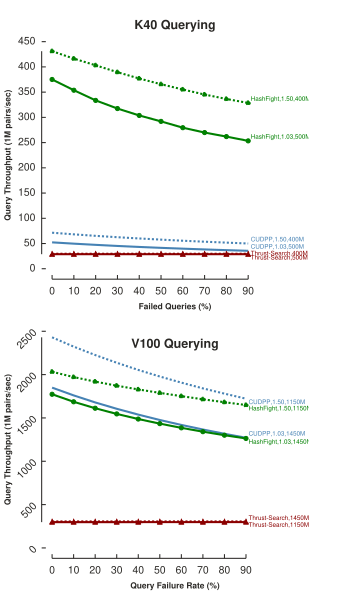

Here is the Python script that generated this plot:
# coding: utf-8

# In[19]:

import numpy as np
import sys
import pandas as pd
import numpy
import itertools
import toyplot
import toyplot.pdf
#get_ipython().run_line_magic('matplotlib', 'inline')


filename = sys.argv[1]
col_0_name = "numPairs"
y_label_0 = "Insertion Throughput (billions pairs/sec)"
x_label_0 = "Load Factor"
title_0 = "K40, "
y_label_1 = "Query Throughput (billions pairs/sec)"
x_label_1 = "Load Factor"
title_1 = "K40 Querying"


df = pd.read_csv(filename, header=None, names=['numPairs0', 'hfInsert00', 'hfQuery00', 'cuInsert00', 'cuQuery00', 'thSort00', 'thSearch00', 'hfInsert01', 'hfQuery01', 'cuInsert01', 'cuQuery01', 'thSort01', 'thSearch01', 'hfInsert10', 'hfQuery10', 'cuInsert10', 'cuQuery10', 'thSort10', 'thSearch10', 'hfInsert11', 'hfQuery11', 'cuInsert11', 'cuQuery11', 'thSort11', 'thSearch11'])

df['numPairs0'] = df.numPairs0*100

df['hfQuery00'] = 1450000000/df.hfQuery00
df['cuQuery00'] = 1450000000/df.cuQuery00
df['thSearch00'] = 1450000000/df.thSearch00
df['hfQuery01'] = 1150000000/df.hfQuery01
df['cuQuery01'] = 1150000000/df.cuQuery01
df['thSearch01'] = 1150000000/df.thSearch01

df['hfQuery10'] = 500000000/df.hfQuery10
df['cuQuery10'] = 500000000/df.cuQuery10
df['thSearch10'] = 500000000/df.thSearch10
df['hfQuery11'] = 400000000/df.hfQuery11
df['cuQuery11'] = 400000000/df.cuQuery11
df['thSearch11'] = 400000000/df.thSearch11

colors = ["green", "steelblue", "darkred",
          "green", "steelblue", "darkred"]
markers = ["o", "--", "^",
           "o", "--", "^"]
exts = ["", "2"]

def GetStyle(toplot) :
  style = {}
  keys = algos.keys()
  for key in keys:
    if key in toplot :
      index = algos.get(key)
      style["stroke"] = colors[index]
    if "01" in toplot or "11" in toplot :
      style["stroke-dasharray"] = "2, 2"
  return style


canvas = toyplot.Canvas('3.5in', '6in')

#Plot 2: K40 Queries
algos = {"hfQuery10":0, "cuQuery10":1, "thSearch10":2,
         "hfQuery11":3, "cuQuery11":4, "thSearch11":5}
legends = {"hfQuery10":"HashFight,1.03,500M", \
           "cuQuery10":"CUDPP,1.03,500M", \
           "thSearch10":"Thrust-Search,500M", \
           "hfQuery11":"HashFight,1.50,400M", \
           "cuQuery11":"CUDPP,1.50,400M", \
           "thSearch11":"Thrust-Search,400M"}

axes2 = canvas.cartesian(label = title_1,
                        xlabel = 'Failed Queries (%)',
                        ylabel = 'Query Throughput (1M pairs/sec)',
                        grid=(2,1,0),
                        margin = (40,50,30))

#axes2.label.location = "above"
#axes2.label.offset = "-20px"
axes2.label.style = {"font-size":"12px"}
axes2.x.label.style = {"font-size":"8px"}
axes2.y.label.style = {"font-size":"8px"}
axes2.x.ticks.show = True
axes2.y.ticks.show = True
axes2.y.ticks.labels.angle = -90
axes2.x.ticks.far = "4px"
axes2.y.ticks.far = "4px"
axes2.y.label.location = "above"
axes2.y.label.offset = "30px"

axes2.x.ticks.locator = toyplot.locator.Explicit([0, 10, 20, 30, 40, 50, 60, 70, 80, 90])
axes2.y.ticks.locator = toyplot.locator.Explicit([0, 50, 100, 150, 200, 250, 300, 350, 400, 450])

for algo in algos.keys() :
  #for ext in exts :
    #toplot = "%s%s" %(algo, ext)
    toplot = algo
    data = df[toplot]
    data = data / 1000000.0
    x = df.numPairs0.values
    y = numpy.array(data)
    plotstyle = GetStyle(toplot)
    label = legends.get(toplot)
    thisMarker = markers[algos.get(algo)]
    thisStroke = plotstyle.get("stroke")
    axes2.plot(x, y, style=plotstyle, marker=thisMarker, mstyle={"stroke":thisStroke, "fill":thisStroke})
    print "stroke : %s" %plotstyle.get("stroke")
    axes2._text_colors = itertools.cycle([plotstyle.get("stroke")])
    vertalign = "bottom"
    if "thSearch10" in algo:
      vertalign = "top"
    if "thSearch11" in algo:
      vertalign = "middle"

    axes2.text(x[-1], y[-1], label, style={"text-anchor":"start", \
                                          "-toyplot-anchor-shift":"2.5px", \
                                          "font-size":"6px", \
                                          "-toyplot-vertical-align":vertalign})


#Plot 4: V100 Queries
algos = {"hfQuery00":0, "cuQuery00":1, "thSearch00":2,
         "hfQuery01":3, "cuQuery01":4, "thSearch01":5}
legends = {"hfQuery00":"HashFight,1.03,1450M", \
           "cuQuery00":"CUDPP,1.03,1450M", \
           "thSearch00":"Thrust-Search,1450M", \
           "hfQuery01":"HashFight,1.50,1150M", \
           "cuQuery01":"CUDPP,1.50,1150M", \
           "thSearch01":"Thrust-Search,1150M"}

axes4 = canvas.cartesian(label = "V100 Querying",
                        xlabel = 'Query Failure Rate (%)',
                        ylabel = 'Query Throughput (1M pairs/sec)',
                        grid = (2,1,1),
                        margin = (30,50,50))

axes4.label.location = "above"
axes4.label.offset = "-20px"
axes4.label.style = {"font-size":"12px"}
axes4.x.label.style = {"font-size":"8px"}
axes4.y.label.style = {"font-size":"8px"}
axes4.x.ticks.show = True
axes4.y.ticks.show = True
axes4.y.ticks.labels.angle = -45
axes4.x.ticks.far = "4px"
axes4.y.ticks.far = "4px"
axes4.y.label.location = "above"
axes4.y.label.offset = "30px"

#axes4.y.domain.max = 4000
axes4.x.ticks.locator = toyplot.locator.Explicit([0, 10, 20, 30, 40, 50, 60, 70, 80, 90])
axes4.y.ticks.locator = toyplot.locator.Explicit([0, 500, 1000, 1500, 2000, 2500])

for algo in algos.keys() :
  #for ext in exts :
    #toplot = "%s%s" %(algo, ext)
    toplot = algo
    data = df[toplot]
    data = data / 1000000.0
    x = df.numPairs0.values
    y = numpy.array(data)
    plotstyle = GetStyle(toplot)
    label = legends.get(toplot)
    thisMarker = markers[algos.get(algo)]
    thisStroke = plotstyle.get("stroke")
    axes4.plot(x, y, style=plotstyle, marker=thisMarker, mstyle={"stroke":thisStroke, "fill":thisStroke})
    print "stroke : %s" %plotstyle.get("stroke")
    axes4._text_colors = itertools.cycle([plotstyle.get("stroke")])
    vertalign = "top"
    if "cuQuery00" in algo:
      vertalign = "bottom"
    if "thSearch00" in algo:
      vertalign = "bottom"

    axes4.text(x[-1], y[-1], label, style={"text-anchor":"start", \
                                          "-toyplot-anchor-shift":"2.5px", \
                                          "font-size":"6px", \
                                          "-toyplot-vertical-align":vertalign})

canvas.aspect = 'fit-range'
toyplot.pdf.render(canvas, "vary-query.pdf")
